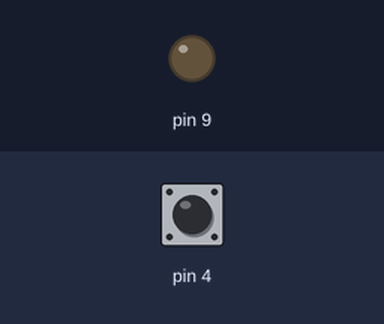
Recording of a sketch running on a simulated Arduino Uno, built with avr-gcc and run on an emulated ATmega328P. Parts: output pins drawn as LEDs (lit = HIGH). The inputs (shaded band) are chosen by the test bench; at power-on: pin 4 HIGH.

Above: at 1.2 s.
1.3 s: pin 4 pulled LOW for 0.15 s
At 1.37 s:
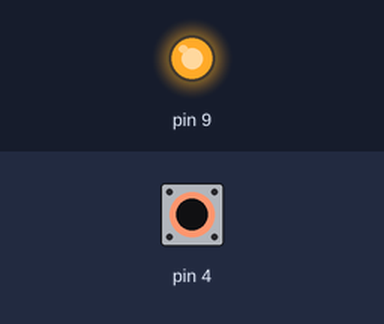
2.9 s: pin 4 pulled LOW for 3.2 s
At 7.0 s:
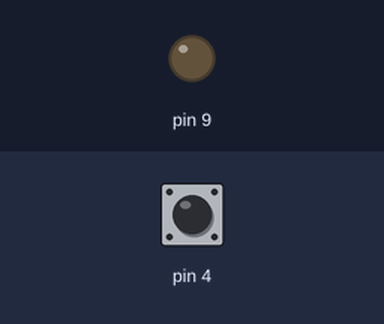
Timing chart, 0 to 8.5 s (numbered marks = the images above; inputs shaded):
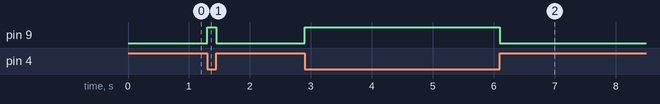

Measured:
- after the input at 1.3 s, pin 9: LOW → HIGH at once, → LOW 0.15 s later
- after the input at 2.9 s, pin 9: LOW → HIGH at once, → LOW 3.2 s later

The sketch:

TasterLED_beginner.ino
```cpp
void setup()
{
    pinMode(4, INPUT_PULLUP);
    pinMode(9, OUTPUT);
}

void loop()
{
    if (digitalRead(4))
    {
        digitalWrite(9, LOW);
    }
    else
    {
        digitalWrite(9, HIGH);
    }
}
```
